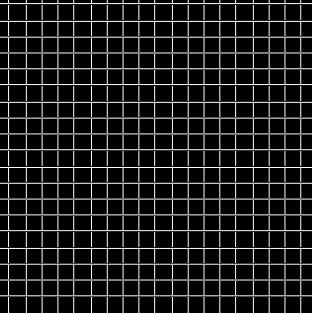

Recreate this plot in Python.
# -*- coding: utf-8 -*-

import numpy as np
import scipy as sp
import scipy.ndimage as spimg
import scipy.signal as spsig
import matplotlib.pyplot as plt

def read_fits_nparray(name = 'test.fit', number = 0):
    """ Read .fits file from iStar camera
    
    name (str): file name
    number (int): number of hdulist (usually 0)
    
    Returns:
        _header (pyfits.header.Header): dictionary type something
        _arr (numpy.ndarray): numpy array
    
    """
    import pyfits
    _file = name #self. workspace + name
    _fits = pyfits.open(_file)
    _header = _fits[number].header
    _arr = _fits[number].data
    _arr = _arr[0,:,:] #da nur 2D Array
    return _arr, _header
        
def grid(ov, oh, s, h, w):
    """ Return a 2d grid
    
    h = height of image
    w = width of image
    ov = origin vertical
    origin horizontal
    s = spacing
    
    """
    g = np.zeros((h,w)) #nparray full of zeros
    p = np.zeros((h,w)) #nparray full of zeros
    nv = int(w/s +2) #+2 just to make sure
    nh = int(h/s+2)
    
    #calculate grid origin offset
    _hp = ov
    while _hp >= s:
        _hp = _hp - s

    #print _hp
    for _nv in xrange(nv): # for every vertical line
        #calculate horizontal position   
        _pos = _nv * s + _hp
        #print _pos
        for _h in xrange(h): #for every height
            try:
                g[_h, int(_pos)] = (1-(_pos - int(_pos))) *255
                g[_h, int(_pos+1)] = (1-(int(_pos+1)-_pos)) *255
                p[_h, int(_pos)] += 1
                #p[_h, int(_pos)] += (1-(_pos - int(_pos))) *1
                #p[_h, int(_pos+1)] += (1-(int(_pos+1)-_pos)) *1
            except IndexError:
                pass
    
    _vp = oh
    while _vp >= s:
        _vp = _vp -s
        
    for _nh in xrange(nh):
        _pos = _nh * s + _vp
        for _v in xrange(w):
            try:
                g[int(_pos), _v] = (1-(_pos - int(_pos))) *255
                g[int(_pos+1), _v] = (1-(int(_pos+1)-_pos)) *255
                p[int(_pos), _v] += 1
                #p[int(_pos), _v] += (1-(_pos - int(_pos))) *1
                #p[int(_pos+1), _v] += (1-(int(_pos+1)-_pos)) *1
            except IndexError:
                pass
    """        
    points = []
    for _h in xrange(h):
        for _v in xrange(w):
            if p[_h, _v] <= 1:
                p[_h, _v] = 0
            else:
                p[_h, _v] = 255
                points.append((_h, _v))
    """ 
    
    return g#,p, points #g=grid p=crossingpoints, points=list of crossingpoints
        
def calibrate_image():
    """ Calibrate an image with grid function
    
    """
    fp = 'D:/Raimund Buero/Python/SpyDev/gridfit/3cm.fits'
    name = '3cm'
    img, header = read_fits_nparray(name=fp)
    #img = spimg.imread(fp, flatten=True)
    img = spimg.interpolation.rotate(img, -0.9, order = 5, reshape=False)
    img = img[380:985, :] #cut interesting image part
    h, w = img.shape
    img = spimg.filters.median_filter(img, size=(3,3))
    7
    ov, oh = (520.3, 13.5) #origin of grid (middle bottom of target)13,5
    s = 15.65 #spacing in px for grid
    
    """
    img geschnitten: img[380:985, :]
    
    0cm:
        ov, oh = (518.5, 6.5)
        s = 16.4
    1,5cm:
        ov, oh = (520.5, 9.5)
        s = 16.0
    3cm:
        ov, oh = (520.3, 13.5)
        s = 15.65
    4,5cm:
        ov, oh = (519.5, 16)
        s = 15.3
    6cm:
        ov, oh = (519.5, 19)
        s = 14.9
    """
    
    g = grid(ov,oh,s,h,w)
    b = np.zeros(img.shape)

    img *= (255/img.max())
    g *= (255/g.max())
    
    rgb = np.dstack((img,g,b))
    #rbb = np.dstack((img,b,b))
    #showing and saving
    plt.cla()
    plt.clf()
    plt.imshow(img)
    plt.colorbar()
    #plt.savefig('fit.jpg')
    #sp.misc.imsave('name-original.jpg', img)
    #plt.show()
    
    plt.cla()
    plt.clf()
    plt.imshow(img)
    #plt.hold(True)
    plt.imshow(g, alpha=0.5)
    #plt.colorbar()
    plt.savefig(name + 'fit.jpg')
    #sp.misc.imsave('grid.jpg', g)
    plt.show()
    
    from PIL import Image
    _img = Image.fromarray(np.uint8(img))
    _img.save(name + '-ori.bmp')
    _img = Image.fromarray(np.uint8(rgb))
    _img.save(name + '-ori+grid.bmp')
    
def calc_distance(points1, points2):
    p1 = points1
    p2 = points2
    dist = []
    for _p1 in p1:
        dist_old = 99999999
        h_p1, v_p1 = _p1
        for _p2 in p2:
            h_p2, v_p2 = _p2
            dist_new = np.sqrt((h_p2-h_p1)**2 + (v_p2-v_p1)**2)
            if dist_new < dist_old:
                dist_old = dist_new
                dist_p = h_p2, v_p2
        h_p2, v_p2 = dist_p
        dist.append([h_p1, v_p1, h_p2, v_p2])
    
    return dist
    
def calc_values(s, new_origin, h, w):
    v = np.zeros((h,w))
    new_h, new_w = new_origin
    for _h in xrange(h):
        for _w in xrange(w):
            v[_h, _w] = np.sqrt(((_h-new_h)**2)+((_w-new_w)**2))/s
    
    return v
    
def calc_steigung(dstackarray):
    stack = dstackarray
    h, w, z = stack.shape
    #print stack.shape
    m = np.zeros((h,w))
    d = np.zeros((h,w))
    x = np.arange(0, 7.5, 1.5)
    print x
    from scipy import polyfit
    for _h in xrange(h):
        for _w in xrange(w):
            a, b = polyfit(x, stack[_h,_w,:],1)
            m[_h, _w] = a
    for _h in xrange(h):
        for _w in xrange(w):
            d[_h, _w] = m[_h, _w]*6
    return m, d
        

if __name__ == "__main__":
    calibrate_image()
    """
    img geschnitten: img[380:985, :]
    
    0cm:
        ov, oh = (518.5, 6.5)
        s = 16.4
    1,5cm:
        ov, oh = (520.5, 9.5)
        s = 16.0
    3cm:
        ov, oh = (520.3, 13.5)
        s = 15.65
    4,5cm:
        ov, oh = (519.5, 16)
        s = 15.3
    6cm:
        ov, oh = (519.5, 19)
        s = 14.9
    """
    """
    #Calculate gradient1
    #define new origin
    new_origin = (512-380, 512) #old origin of image ist 512,512
    
    h,w = (605,1024)
    
    p_0 = calc_values(16.4, new_origin, h, w)
    p_15 = calc_values(16.0, new_origin, h, w)
    p_3 = calc_values(15.65, new_origin, h, w)
    p_45 = calc_values(15.3, new_origin, h, w)
    p_6 = calc_values(14.9, new_origin, h, w)
    
    stack = np.dstack((p_0, p_15, p_3, p_45, p_6))
    m, d = calc_steigung(stack) #immer an anzahl von bildern anpassen
    
    plt.cla()
    plt.clf()
    plt.imshow(m)
    plt.colorbar()
    plt.savefig('m.jpg')
    plt.show()
    
    plt.cla()
    plt.clf()
    plt.imshow(d)
    plt.colorbar()
    plt.savefig('d.jpg')
    plt.show()
    
    
    #geschnitten:
    cut_m = m[45:345, 400:650]
    cut_d = d[45:345, 400:650]
    
    plt.cla()
    plt.clf()
    plt.imshow(cut_m)
    plt.colorbar()
    plt.savefig('cut_m.jpg')
    plt.show()
    
    plt.cla()
    plt.clf()
    plt.imshow(cut_d)
    plt.colorbar()
    plt.savefig('cut_d.jpg')
    plt.show()
    
    from PIL import Image
    m /= np.amax(m)
    m *= 255
    _img = Image.fromarray(np.uint8(m))
    _img.save('v5.bmp')
    
    """
    """
    #g_0 = grid(518.5, 6.5, 16.4, h, w)
    g_15 = grid(518.5, 9.5, 16.0, h, w)
    #g_3 = grid(520.3, 13.5, 15.65, h, w)
    #g_6 = grid(519.5, 19, 14.9, h, w)

    from PIL import Image, ImageDraw
    
    rgb = np.dstack((g_0, g_3, g_6))
    _img = Image.fromarray(np.uint8(rgb))
    _img.save('vergleich1.bmp')
    S
    """
        
    
    